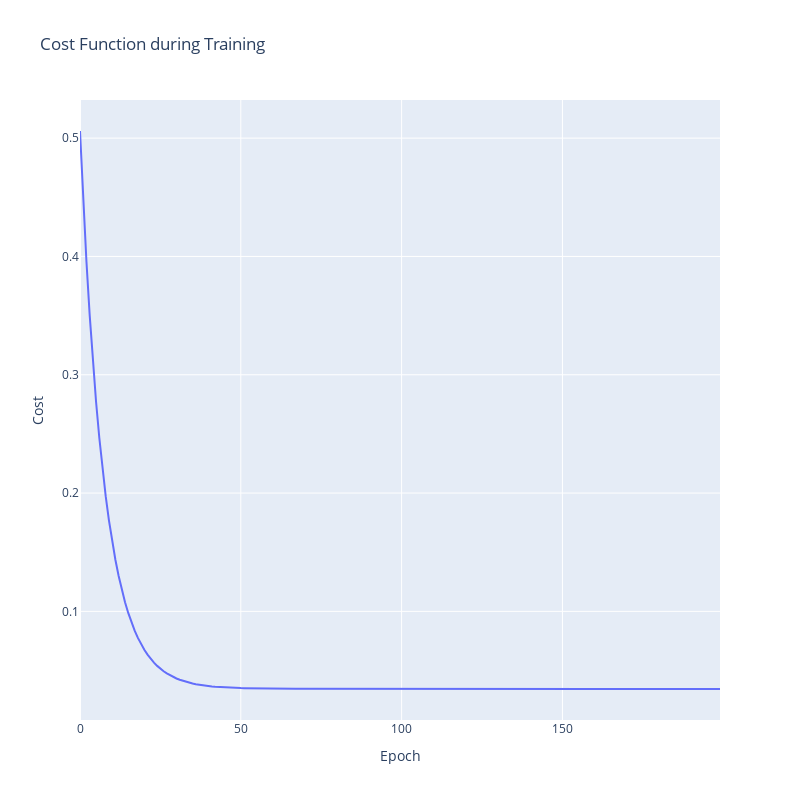

The cell this chart's notebook holds for it:
### Markdown cell above
Después de ejecutar el descenso de gradiente, trazamos la historia del costo para verificar si el algoritmo ha convergido.

### Code cell
# Visualization of cost function during training
fig = px.line(x=list(range(epochs)), y=costs, title='Cost Function during Training', width=800, height=800)
fig.update_layout(xaxis_title='Epoch', yaxis_title='Cost')
fig.show()

### Figure 1 — Plotly figure (JSON) as saved in the notebook; plotly's stock layout.template omitted (floating-point values rounded to 4 significant figures; data arrays with more than 128 entries replaced by an {"elided": "..."} marker saying what was removed)
{"data": [{"hovertemplate": "x=%{x}<br>y=%{y}<extra></extra>", "legendgroup": "", "line": {"color": "#636efa", "dash": "solid"}, "marker": {"symbol": "circle"}, "mode": "lines", "name": "", "orientation": "v", "showlegend": false, "type": "scatter", "x": {"elided": "200 int values"}, "xaxis": "x", "y": {"elided": "200 float values"}, "yaxis": "y"}], "layout": {"height": 800, "legend": {"tracegroupgap": 0}, "title": {"text": "Cost Function during Training"}, "width": 800, "xaxis": {"anchor": "y", "domain": [0, 1], "title": {"text": "Epoch"}}, "yaxis": {"anchor": "x", "domain": [0, 1], "title": {"text": "Cost"}}}}
